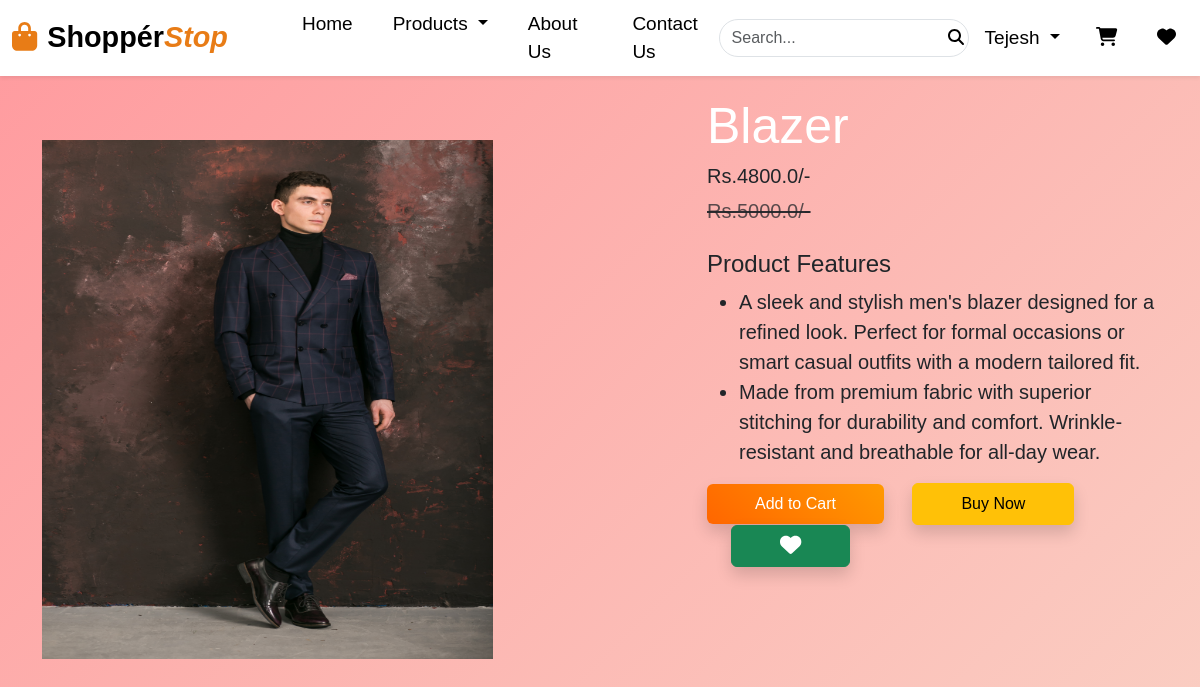
The page /product-detail/2 (signed in) on the database its author committed.
### app/models.py (models this page shows, shortened)
class Product(models.Model):
    title = models.CharField(max_length=100)
    selling_price = models.FloatField()
    discounted_price = models.FloatField()
    description = models.TextField()
    composition = models.TextField(default='')
    prodapp = models.TextField(default='')
    category = models.CharField(choices=CATEGORY_CHOICES, max_length=2)
    product_image = models.ImageField(upload_to='product')

### app/views.py (the view)
# urls.py: path("product-detail/<int:pk>", views.ProductDetail.as_view(), name='product-detail'),
@method_decorator(login_required,name="dispatch")
class ProductDetail(View):
    def get(self, request, pk):
        product = get_object_or_404(Product, pk=pk)
        wishlist = None  # Default value if user is anonymous
        totalitem = 0  # Default cart item count
        wishitem  = 0
        if request.user.is_authenticated:
            wishlist = Wishlist.objects.filter(Q(product=product) & Q(user=request.user)).exists()
            totalitem = Cart.objects.filter(user=request.user).count()
            wishitem = len(Wishlist.objects.filter(user = request.user))
        context = {
            "product": product,
            "wishlist": wishlist,
            "totalitem": totalitem
        }
        return render(request, "app/productdetail.html", context)

### app/templates/app/productdetail.html (shortened to what this page needs)
{% extends 'app/base.html' %}
{% load static %}
{% block main-content %}
    <div class="container">
        <div class="row flex justify-content-between">
            <div class="img2 col-lg-5 mt-5">
                <img src="{{product.product_image.url}}" class="image col-xs-6 col-sm-12 col-lg-12 mt-3 text-sm-center w-100 h-75" alt="">
            </div>
            <div class="productdetail col-lg-5">
                <h1 style="font-family: Georgia; font-size: 50px; padding-top:20px;color:white;">{{product.title}}</h1>
                <h5>Rs.{{product.discounted_price}}/-</h5>
                <small class = " text-decoration-line-through text-muted fs-5"><del>Rs.{{product.selling_price}}/-</small></del>
                <br><br><h4>Product Features</h4>
                <ul class="fs-5" style="font-family: Rajdhani;">
                    <li>{{product.description}}</li>
                    <li>{{product.composition}}</li>
                </ul>
                <form action="/add-to-cart" class="d-inline">
                    <button type="submit" class="btn btn-primary shadow px-5 py-2">Add to Cart</button>
                </form>
                <a href="{% url "showcart" %}" class="btn btn-warning shadow px-5 py-2 ms-4">Buy Now</a>
                {% if wishlist %}
                    <a data-url="{% url 'minuswishlist' %}" data-pid="{{ product.id }}" class="minus-wishlist btn btn-danger shadow px-5 py-2 ms-4">
                        <i class="fas fa-heart fa-lg"></i>
                    </a>
                {% else %}
                    <a data-url="{% url 'pluswishlist' %}" data-pid="{{ product.id }}" class="plus-wishlist btn btn-success shadow px-5 py-2 ms-4">
                        <i class="fas fa-heart fa-lg"></i>
                    </a>
                {% endif %}
            </div>
        </div>
    </div>
{% endblock main-content %}

### app/templates/app/base.html (shortened to what this page needs)
<!DOCTYPE html>
{% load static%}
<html>
    <head>
        <link href="https://cdn.jsdelivr.net/npm/bootstrap@5.3.3/dist/css/bootstrap.min.css" rel="stylesheet">
        <link rel="stylesheet" href="{% static 'app/css/owl.carousel.min.css' %}">
        <link rel="stylesheet" href="{% static 'app/css/all.min.css' %}">
        <link rel="stylesheet" href="{% static 'app/css/style.css' %}">
        <link rel="stylesheet" href="{% static 'app/css/style.css' %}">
    </head>
    <body>
        <nav class="navbar navbar-expand-lg navbar-light bg-white shadow-sm">
            <div class="container-fluid">
                <a class="navbar-brand stylish-brand" href="/#" style="font-family: 'Almendra SC', serif; font-size: 1.8rem; color: black; text-decoration: none; transition: color 0.3s; padding-right: 50px;">
                    <span class="brand-icon"><i class="fas fa-shopping-bag"></i></span>Shoppér<span>Stop</span>
                </a>
                <div class="collapse navbar-collapse" id="navbarNav">
                    <ul class="navbar-nav me-auto mb-2 mb-lg-0 gap-4">
                        {% if request.user.is_authenticated %}
                        <li class="nav-item">
                            <a class="nav-link active text-black" href="/">Home</a>
                        </li>
                        <li class="nav-item dropdown position-relative">
                            <a class="nav-link dropdown-toggle text-black" href="#" id="productsDropdown" role="button">
                                Products
                            </a>
                        </li>
                        <li class="nav-item">
                            <a class="nav-link text-black" href="{% url 'about' %}">About Us</a>
                        </li>
                        <li class="nav-item">
                            <a class="nav-link text-black" href="{% url 'contact' %}">Contact Us</a>
                        </li>
                    </ul>
                    <form class="d-flex position-relative" role="search" action="/search">
                        <input class="form-control me-2 rounded-pill" type="search" placeholder="Search..." name="search" aria-label="Search">
                        <button class="btn position-absolute end-0 top-50 translate-middle-y text-black" type="submit">
                            <i class="fa fa-search"></i>
                        </button>
                    </form>
                    <ul class="navbar-nav ms-auto gap-3">
                        <li class="nav-item dropdown position-relative">
                            <a class="nav-link dropdown-toggle text-black" id="profileDropdown" href="#">
                                Tejesh
                            </a>
                        </li>
                        <li class="nav-item mx-1">
                            <a class="nav-link text-black" href="{% url 'showcart' %}">
                                <i class="fa fa-shopping-cart"></i>
                            </a>
                        </li>
                        <li class="nav-item mx-1">
                            <a class="nav-link text-black" href="{% url 'showwishlist' %}">
                                <i class="fa fa-heart"></i>
                            </a>
                        </li>
                        {% endif %}
                    </ul>
                </div>
            </div>
        </nav>
          {% block main-content  %}{% endblock main-content  %}
    </body>
</html>

### app/templates/app/base.html (style rules this page uses)
.container-fluid { height: 60px; }
.nav-link { font-size: 19px; }
.navbar-light .navbar-nav .nav-link { transition: color 0.3s ease-in-out; color: black; }
.navbar-light .navbar-brand { transition: color 0.3s ease-in-out; color: black; }
.form-control { width: 250px; transition: width 0.4s ease-in-out, box-shadow 0.3s ease-in-out; }

### app/templates/app/productdetail.html (style rules this page uses)
body { background: linear-gradient(135deg, #ff9a9e, #fad0c4); }

### rows shown on the page
Product: product_image (picture), title "Blazer", discounted_price "4800.0", selling_price "5000.0", description "A sleek and stylish men's blazer designed for a refined look. Perfect for formal occasions or smart casual outfits with a modern tailored fit.", composition "Made from premium fabric with superior stitching for durability and comfort. Wrinkle-resistant and breathable for all-day wear."
